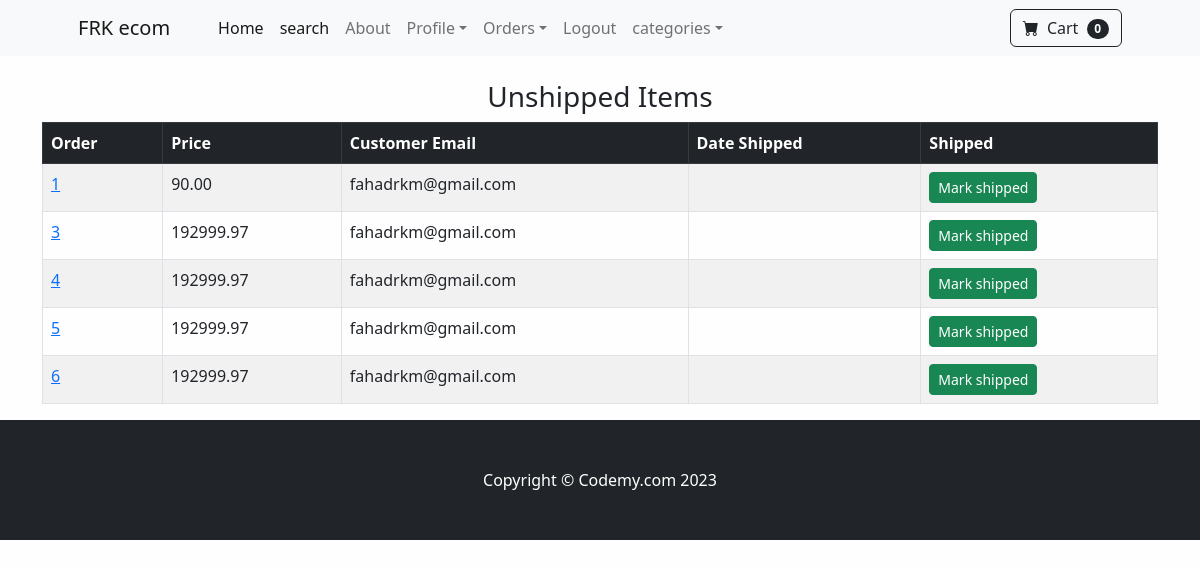
Before: /payment/not_shipped_dash (signed in) with the older database file.
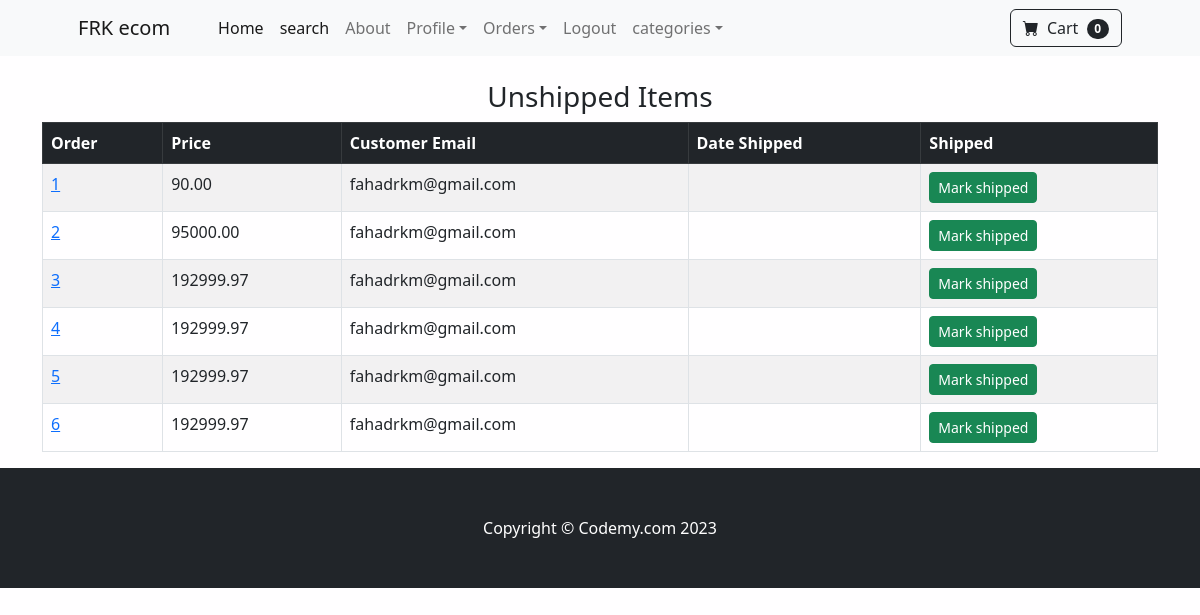
After: the same page with the newer database file.
### payment/models.py (models this page shows, shortened)
class Order(models.Model):
    user = models.ForeignKey(User,on_delete=models.CASCADE,null=True,blank=True)
    full_name = models.CharField(max_length=250)
    email=models.EmailField(max_length=250)
    shipping_address=models.TextField(max_length=400)
    amount_paid=models.DecimalField(max_digits=10,decimal_places=2)
    date_ordered=models.DateTimeField(auto_now_add=True)
    shipped=models.BooleanField(default=False)
    date_shipped=models.DateTimeField(blank=True,null=True)

### payment/views.py (the view, shortened to what this page needs)
# urls.py: path('not_shipped_dash',views.not_shipped_dash,name='not_shipped_dash'),
def not_shipped_dash(request):
	if request.user.is_authenticated and request.user.is_superuser:
		orders = Order.objects.filter(shipped=False)
		return render(request, "payment/not_shipped_dash.html", {"orders":orders})
	else:
		messages.success(request, "Access Denied")
		return redirect('home')

### cart/cart.py (called while the page is built)
    def __len__(self):
        return len(self.cart)

### cart/context_processors.py (called while the page is built)
def cart(request):
	return {'cart': Cart(request)}

### payment/templates/payment/not_shipped_dash.html (shortened to what this page needs)
{% extends 'base.html' %}
{% block content %}
    <div class="container ">
        <div class="row">
            <center>
                <div class="col-12">
                    <br>
                    <h3> Unshipped Items</h3>
                    <table class="table table-striped table-bordered">
                        <thead class="table-dark">
                          <tr>
                            <th scope="col">Order</th>
                            <th scope="col">Price</th>
                            <th scope="col">Customer Email</th>
                            <th scope="col">Date Shipped</th>
                            <th scope="col">Shipped</th>
                          </tr>
                        </thead>
                        <tbody>
                          <tr>
                            {% for item in orders %}
                            <td><a href="{% url 'orders' item.id %}"> {{ item.id }} </a></td>
                            <td>{{ item.amount_paid }}</td>
                            <td>{{ item.email }}</td>
                            <td>{{ item.date_order }}</td>
                            <td>
                              <form method="POST">
                                <button type="submit" class="btn btn-success btn-sm">Mark shipped</button>
                              </form>
                            </td>
                          </tr>
                          {% endfor %}
                        </tbody>
                      </table>
                </div>
            </center>
        </div>
    </div>
{% endblock %}

Changed rows visible on the page:
now on this page (row edited): Order: id "2", amount_paid "95000.00", email "fahadrkm@gmail.com"
